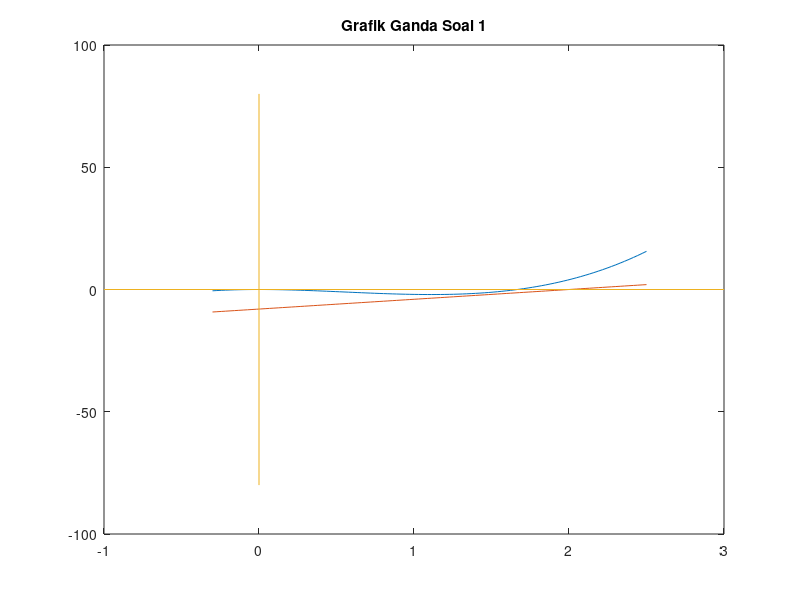

Source code (MATLAB): (Note: this script raises an error after producing the figure.)
%Rafik Badilah_L0325009
%Praktikum_07_Metode Numerik
%Sistem Persamaan Non-Linear(Bagian 1)

%Plot Kurva
x = linspace(-0.3,2.5);
f1 = @(x) 3*x.^3 - 5*x.^2;
f2 = @(x) 4*x - 8;
y1 = f1(x);
y2 = f2(x);
plot(x,y1,x,y2)

title('Grafik Ganda Soal 1');

%Menggambar Sumbu x dan y
line([-1,3],[0,0])    %Sumbu X
line([0,0],[-80,80])  %Sumbu Y

%Annotation
gtext('y_1 = 3*x^3 - 5*x^2')
gtext('y_2 = 4*x - 8')
gtext('Akar')
